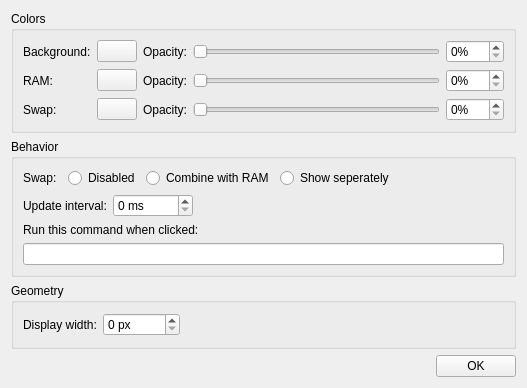
<?xml version="1.0" encoding="UTF-8"?>
<ui version="4.0">
 <class>settingswidget</class>
 <widget class="QWidget" name="settingswidget">
  <property name="geometry">
   <rect>
    <x>0</x>
    <y>0</y>
    <width>527</width>
    <height>388</height>
   </rect>
  </property>
  <property name="windowTitle">
   <string>Memory Monitor Settings</string>
  </property>
  <property name="windowIcon">
   <iconset theme="preferences-system">
    <normaloff>.</normaloff>.</iconset>
  </property>
  <layout class="QVBoxLayout" name="verticalLayout">
   <item>
    <widget class="QGroupBox" name="colorgbox">
     <property name="title">
      <string>Colors</string>
     </property>
     <layout class="QGridLayout" name="gridLayout">
      <item row="1" column="1">
       <widget class="QPushButton" name="ramcolorbt">
        <property name="text">
         <string/>
        </property>
       </widget>
      </item>
      <item row="1" column="0">
       <widget class="QLabel" name="label_5">
        <property name="text">
         <string>RAM:</string>
        </property>
       </widget>
      </item>
      <item row="2" column="0">
       <widget class="QLabel" name="label_6">
        <property name="text">
         <string>Swap:</string>
        </property>
       </widget>
      </item>
      <item row="0" column="2">
       <widget class="QLabel" name="label_10">
        <property name="text">
         <string>Opacity:</string>
        </property>
       </widget>
      </item>
      <item row="0" column="0">
       <widget class="QLabel" name="label_4">
        <property name="text">
         <string>Background:</string>
        </property>
       </widget>
      </item>
      <item row="1" column="3">
       <widget class="QSlider" name="ramopslider">
        <property name="maximum">
         <number>100</number>
        </property>
        <property name="orientation">
         <enum>Qt::Horizontal</enum>
        </property>
       </widget>
      </item>
      <item row="0" column="4">
       <widget class="QSpinBox" name="backgroundSbox">
        <property name="suffix">
         <string>%</string>
        </property>
        <property name="maximum">
         <number>100</number>
        </property>
       </widget>
      </item>
      <item row="0" column="1">
       <widget class="QPushButton" name="backgroundcolorbt">
        <property name="text">
         <string/>
        </property>
       </widget>
      </item>
      <item row="1" column="4">
       <widget class="QSpinBox" name="ramSbox">
        <property name="suffix">
         <string>%</string>
        </property>
        <property name="maximum">
         <number>100</number>
        </property>
       </widget>
      </item>
      <item row="2" column="1">
       <widget class="QPushButton" name="swapcolorbt">
        <property name="text">
         <string/>
        </property>
       </widget>
      </item>
      <item row="2" column="2">
       <widget class="QLabel" name="label_12">
        <property name="text">
         <string>Opacity:</string>
        </property>
       </widget>
      </item>
      <item row="2" column="4">
       <widget class="QSpinBox" name="swapSbox">
        <property name="suffix">
         <string>%</string>
        </property>
        <property name="maximum">
         <number>100</number>
        </property>
       </widget>
      </item>
      <item row="1" column="2">
       <widget class="QLabel" name="label_11">
        <property name="text">
         <string>Opacity:</string>
        </property>
       </widget>
      </item>
      <item row="2" column="3">
       <widget class="QSlider" name="swapopslider">
        <property name="maximum">
         <number>100</number>
        </property>
        <property name="orientation">
         <enum>Qt::Horizontal</enum>
        </property>
       </widget>
      </item>
      <item row="0" column="3">
       <widget class="QSlider" name="backgroundopslider">
        <property name="maximum">
         <number>100</number>
        </property>
        <property name="orientation">
         <enum>Qt::Horizontal</enum>
        </property>
       </widget>
      </item>
     </layout>
    </widget>
   </item>
   <item>
    <widget class="QGroupBox" name="groupBox_2">
     <property name="title">
      <string>Behavior</string>
     </property>
     <layout class="QGridLayout" name="gridLayout_2">
      <item row="3" column="0" colspan="7">
       <widget class="QLineEdit" name="commandTbox"/>
      </item>
      <item row="0" column="0">
       <widget class="QLabel" name="label_3">
        <property name="text">
         <string>Swap:</string>
        </property>
       </widget>
      </item>
      <item row="0" column="6">
       <spacer name="horizontalSpacer_2">
        <property name="orientation">
         <enum>Qt::Horizontal</enum>
        </property>
        <property name="sizeHint" stdset="0">
         <size>
          <width>40</width>
          <height>20</height>
         </size>
        </property>
       </spacer>
      </item>
      <item row="1" column="2" colspan="5">
       <layout class="QHBoxLayout" name="horizontalLayout_2">
        <item>
         <widget class="QSpinBox" name="updateintervalSbox">
          <property name="suffix">
           <string> ms</string>
          </property>
          <property name="maximum">
           <number>60000</number>
          </property>
         </widget>
        </item>
        <item>
         <spacer name="horizontalSpacer">
          <property name="orientation">
           <enum>Qt::Horizontal</enum>
          </property>
          <property name="sizeHint" stdset="0">
           <size>
            <width>40</width>
            <height>20</height>
           </size>
          </property>
         </spacer>
        </item>
       </layout>
      </item>
      <item row="2" column="0" colspan="6">
       <widget class="QLabel" name="label_7">
        <property name="text">
         <string>Run this command when clicked:</string>
        </property>
       </widget>
      </item>
      <item row="1" column="0" colspan="2">
       <widget class="QLabel" name="label">
        <property name="text">
         <string>Update interval:</string>
        </property>
       </widget>
      </item>
      <item row="0" column="3">
       <widget class="QRadioButton" name="swapcombineRbt">
        <property name="text">
         <string>Combine with RAM</string>
        </property>
        <attribute name="buttonGroup">
         <string notr="true">swapbuttongroup</string>
        </attribute>
       </widget>
      </item>
      <item row="0" column="1" colspan="2">
       <widget class="QRadioButton" name="swapdisabledRbt">
        <property name="text">
         <string>Disabled</string>
        </property>
        <attribute name="buttonGroup">
         <string notr="true">swapbuttongroup</string>
        </attribute>
       </widget>
      </item>
      <item row="0" column="4" colspan="2">
       <widget class="QRadioButton" name="swapShowseperateRbt">
        <property name="text">
         <string>Show seperately</string>
        </property>
        <attribute name="buttonGroup">
         <string notr="true">swapbuttongroup</string>
        </attribute>
       </widget>
      </item>
     </layout>
    </widget>
   </item>
   <item>
    <widget class="QGroupBox" name="groupBox_3">
     <property name="title">
      <string>Geometry</string>
     </property>
     <layout class="QGridLayout" name="gridLayout_3">
      <item row="0" column="0">
       <widget class="QLabel" name="label_2">
        <property name="text">
         <string>Display width:</string>
        </property>
       </widget>
      </item>
      <item row="0" column="2">
       <spacer name="horizontalSpacer_3">
        <property name="orientation">
         <enum>Qt::Horizontal</enum>
        </property>
        <property name="sizeHint" stdset="0">
         <size>
          <width>40</width>
          <height>20</height>
         </size>
        </property>
       </spacer>
      </item>
      <item row="0" column="1">
       <widget class="QSpinBox" name="widthSbox">
        <property name="suffix">
         <string> px</string>
        </property>
        <property name="maximum">
         <number>10000</number>
        </property>
       </widget>
      </item>
     </layout>
    </widget>
   </item>
   <item>
    <layout class="QHBoxLayout" name="horizontalLayout">
     <item>
      <spacer name="horizontalSpacer_5">
       <property name="orientation">
        <enum>Qt::Horizontal</enum>
       </property>
       <property name="sizeHint" stdset="0">
        <size>
         <width>40</width>
         <height>20</height>
        </size>
       </property>
      </spacer>
     </item>
     <item>
      <widget class="QPushButton" name="okbt">
       <property name="text">
        <string>OK</string>
       </property>
       <property name="icon">
        <iconset theme="dialog-ok-apply">
         <normaloff>.</normaloff>.</iconset>
       </property>
      </widget>
     </item>
    </layout>
   </item>
  </layout>
 </widget>
 <resources/>
 <connections>
  <connection>
   <sender>backgroundopslider</sender>
   <signal>valueChanged(int)</signal>
   <receiver>backgroundSbox</receiver>
   <slot>setValue(int)</slot>
   <hints>
    <hint type="sourcelabel">
     <x>430</x>
     <y>49</y>
    </hint>
    <hint type="destinationlabel">
     <x>479</x>
     <y>50</y>
    </hint>
   </hints>
  </connection>
  <connection>
   <sender>ramopslider</sender>
   <signal>valueChanged(int)</signal>
   <receiver>ramSbox</receiver>
   <slot>setValue(int)</slot>
   <hints>
    <hint type="sourcelabel">
     <x>431</x>
     <y>80</y>
    </hint>
    <hint type="destinationlabel">
     <x>479</x>
     <y>79</y>
    </hint>
   </hints>
  </connection>
  <connection>
   <sender>swapopslider</sender>
   <signal>valueChanged(int)</signal>
   <receiver>swapSbox</receiver>
   <slot>setValue(int)</slot>
   <hints>
    <hint type="sourcelabel">
     <x>411</x>
     <y>108</y>
    </hint>
    <hint type="destinationlabel">
     <x>482</x>
     <y>107</y>
    </hint>
   </hints>
  </connection>
  <connection>
   <sender>swapdisabledRbt</sender>
   <signal>toggled(bool)</signal>
   <receiver>swapcolorbt</receiver>
   <slot>setDisabled(bool)</slot>
   <hints>
    <hint type="sourcelabel">
     <x>152</x>
     <y>185</y>
    </hint>
    <hint type="destinationlabel">
     <x>126</x>
     <y>112</y>
    </hint>
   </hints>
  </connection>
  <connection>
   <sender>swapdisabledRbt</sender>
   <signal>toggled(bool)</signal>
   <receiver>swapopslider</receiver>
   <slot>setDisabled(bool)</slot>
   <hints>
    <hint type="sourcelabel">
     <x>152</x>
     <y>185</y>
    </hint>
    <hint type="destinationlabel">
     <x>228</x>
     <y>107</y>
    </hint>
   </hints>
  </connection>
  <connection>
   <sender>swapdisabledRbt</sender>
   <signal>toggled(bool)</signal>
   <receiver>swapSbox</receiver>
   <slot>setDisabled(bool)</slot>
   <hints>
    <hint type="sourcelabel">
     <x>152</x>
     <y>185</y>
    </hint>
    <hint type="destinationlabel">
     <x>466</x>
     <y>107</y>
    </hint>
   </hints>
  </connection>
  <connection>
   <sender>swapcombineRbt</sender>
   <signal>toggled(bool)</signal>
   <receiver>swapcolorbt</receiver>
   <slot>setDisabled(bool)</slot>
   <hints>
    <hint type="sourcelabel">
     <x>256</x>
     <y>176</y>
    </hint>
    <hint type="destinationlabel">
     <x>128</x>
     <y>112</y>
    </hint>
   </hints>
  </connection>
  <connection>
   <sender>swapcombineRbt</sender>
   <signal>toggled(bool)</signal>
   <receiver>swapopslider</receiver>
   <slot>setDisabled(bool)</slot>
   <hints>
    <hint type="sourcelabel">
     <x>296</x>
     <y>185</y>
    </hint>
    <hint type="destinationlabel">
     <x>290</x>
     <y>103</y>
    </hint>
   </hints>
  </connection>
  <connection>
   <sender>swapcombineRbt</sender>
   <signal>toggled(bool)</signal>
   <receiver>swapSbox</receiver>
   <slot>setDisabled(bool)</slot>
   <hints>
    <hint type="sourcelabel">
     <x>296</x>
     <y>185</y>
    </hint>
    <hint type="destinationlabel">
     <x>464</x>
     <y>113</y>
    </hint>
   </hints>
  </connection>
  <connection>
   <sender>backgroundSbox</sender>
   <signal>valueChanged(int)</signal>
   <receiver>backgroundopslider</receiver>
   <slot>setValue(int)</slot>
   <hints>
    <hint type="sourcelabel">
     <x>485</x>
     <y>47</y>
    </hint>
    <hint type="destinationlabel">
     <x>318</x>
     <y>52</y>
    </hint>
   </hints>
  </connection>
  <connection>
   <sender>ramSbox</sender>
   <signal>valueChanged(int)</signal>
   <receiver>ramopslider</receiver>
   <slot>setValue(int)</slot>
   <hints>
    <hint type="sourcelabel">
     <x>478</x>
     <y>75</y>
    </hint>
    <hint type="destinationlabel">
     <x>327</x>
     <y>75</y>
    </hint>
   </hints>
  </connection>
  <connection>
   <sender>swapSbox</sender>
   <signal>valueChanged(int)</signal>
   <receiver>swapopslider</receiver>
   <slot>setValue(int)</slot>
   <hints>
    <hint type="sourcelabel">
     <x>468</x>
     <y>108</y>
    </hint>
    <hint type="destinationlabel">
     <x>328</x>
     <y>106</y>
    </hint>
   </hints>
  </connection>
 </connections>
 <buttongroups>
  <buttongroup name="swapbuttongroup"/>
 </buttongroups>
</ui>
